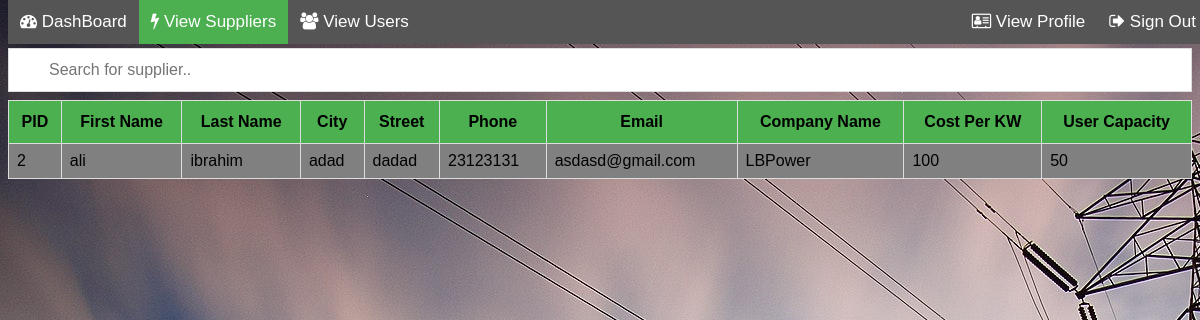
Page /ViewSuppliers.php on the committed database.
### tables this page shows
CREATE TABLE `supplier` (
  `id` int(11) NOT NULL,
  `PID` int(11) NOT NULL,
  `SID` int(10) NOT NULL,
  `comapany_name` varchar(20) DEFAULT NULL,
  `cost_1kw` double DEFAULT NULL,
  `user_capacity` bigint(20) DEFAULT NULL
);

CREATE TABLE `person` (
  `PID` int(20) NOT NULL,
  `role` int(1) NOT NULL,
  `fname` varchar(20) NOT NULL,
  `lname` varchar(20) NOT NULL,
  `city` varchar(20) NOT NULL,
  `street` varchar(20) NOT NULL,
  `phone` int(10) NOT NULL,
  `email` varchar(20) NOT NULL
);

### ViewSuppliers.php (the view, shortened to what this page needs)
 <html>
 <body>
<head>
</head>
<?php
include("DBConnect.php");
?>
<link rel="stylesheet" href="https://cdnjs.cloudflare.com/ajax/libs/font-awesome/4.7.0/css/font-awesome.min.css">
<div class="navbar">
  <a href="#"><i class="fa fa-dashboard"></i> DashBoard</a>
  <a class="active" href="ViewSuppliers.php"><i class="fa fa-bolt"></i> View Suppliers</a>
  <a href="ViewUsers.php"><i class="fa fa-users"></i> View Users</a>
  <a style=float:right href="#"><i class="fa fa-sign-out"></i> Sign Out</a>
  <a style=float:right href="#"><i class="fa fa-address-card-o"></i> View Profile</a>
</div>
<link rel="stylesheet" type="text/css" href="css/Style.css">
<input type="text" id="myInput" onkeyup="myFunction()" placeholder="Search for supplier..">
<table id='users'>
    <thead>
        <tr>
            <th>PID</th>
            <th>First Name</th>
            <th>Last Name</th>
			<th>City</th>
		    <th>Street</th>
		    <th>Phone</th>
		    <th>Email</th>
		    <th>Company Name</th>
		    <th>Cost Per KW</th>
		    <th>User Capacity</th>
        </tr>
    </thead>
    <tbody>
    <?php
	$sql = "SELECT *
	        FROM person, supplier
			where person.PID=supplier.PID and role=01";
	$result = mysqli_query($connect,$sql);
	?>
    <?php
		for($i=0;$i<mysqli_num_rows($result);$i++){
		$row = mysqli_fetch_assoc($result);
		?>
        <tr>
            <td><?php echo $row['PID']; ?></td>
            <td><?php echo $row['fname']; ?></td>
            <td><?php echo $row['lname']; ?></td>
			<td><?php echo $row['city']; ?></td>
			<td><?php echo $row['street']; ?></td>
			<td><?php echo $row['phone']; ?></td>
			<td><?php echo $row['email']; ?></td>
			<td><?php echo $row['comapany_name']; ?></td>
			<td><?php echo $row['cost_1kw']; ?></td>
			<td><?php echo $row['user_capacity']; ?></td>
        </tr>
		<?php } ?>
    </tbody>
</table>
</body>
</html>

### css/Style.css (style rules this page uses)
body { background-image: url("background.jpg"); }
.navbar { position: fixed; top: 0; width: 100%; background-color: #555; overflow: auto; margin-bottom: 12px; }
.navbar a { float: left; text-align: center; padding: 12px; color: white; text-decoration: none; font-size: 17px; }
.active { background-color: #4CAF50; }
#users { font-family: "Trebuchet MS", Arial, Helvetica, sans-serif; border-collapse: collapse; width: 100%; border: 1px; }
#users td, #users th { border: 1px solid #ddd; padding: 8px; }
#users tr:nth-child(odd) { background-color: #808080; }
#users th { padding-top: 12px; padding-bottom: 12px; text-align: center; background-color: #4CAF50; color: black; }
#myInput { background-image: url(https://www.w3schools.com/css/searchicon.png); background-position: 10px 12px; background-repeat: no-repeat; width: 100%; font-size: 16px; padding: 12px 20px 12px 40px; border: 1px solid #ddd; margin-top: 40px }
body { font-family: Arial, Helvetica, sans-serif; }
* { box-sizing: border-box; }
input[type=text], input[type=password] { width: 100%; padding: 12px 20px; margin: 8px 0; display: inline-block; border: 1px solid #ccc; box-sizing: border-box; }

### rows in the picture
supplier: PID "2", PID.fname "ali", PID.lname "ibrahim", PID.city "adad", PID.street "dadad", PID.phone "23123131", PID.email "asdasd@gmail.com", comapany_name "LBPower", cost_1kw "100", user_capacity "50"
